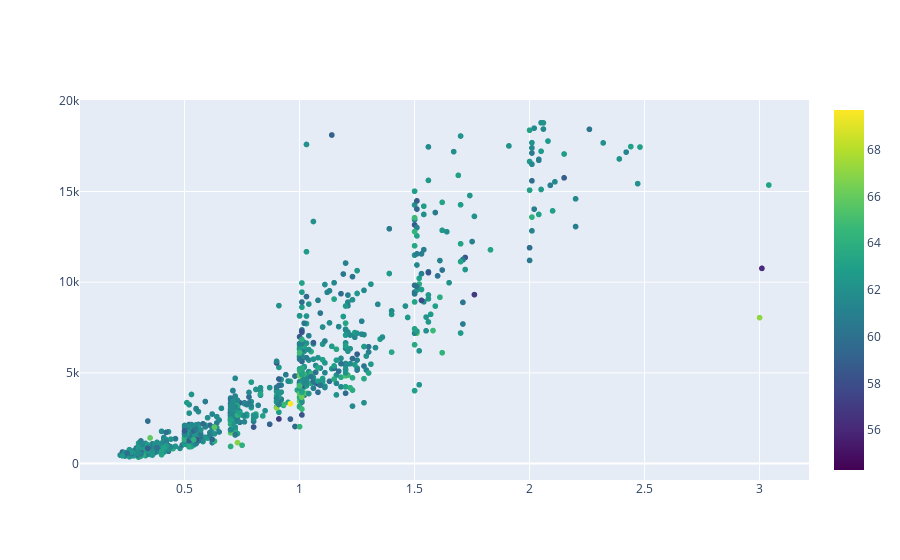

The notebook cell this image was saved under:
### Code cell
trace = go.Scattergl(
    x = sample.carat,
    y = sample.price,
    text= sample.clarity,
    mode = 'markers',
    
    marker = dict(
#         size = sample.carat*5,
        color = sample.depth,
        colorscale='Viridis',
        showscale=True
    )
)

data = [trace]

iplot(data)

### Figure 1 — Plotly figure (JSON) as saved in the notebook; plotly's stock layout.template omitted (floating-point values rounded to 4 significant figures; data arrays with more than 128 entries replaced by an {"elided": "..."} marker saying what was removed)
{"data": [{"marker": {"color": {"elided": "1000 float values"}, "colorscale": [[0, "#440154"], [0.1111, "#482878"], [0.2222, "#3e4989"], [0.3333, "#31688e"], [0.4444, "#26828e"], [0.5556, "#1f9e89"], [0.6667, "#35b779"], [0.7778, "#6ece58"], [0.8889, "#b5de2b"], [1, "#fde725"]], "showscale": true}, "mode": "markers", "text": {"elided": "1000 str values"}, "type": "scattergl", "x": {"elided": "1000 float values"}, "y": {"elided": "1000 int values"}}], "layout": {}}
